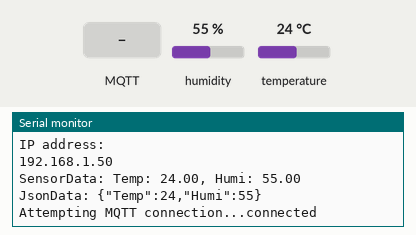
Recording of a sketch running on a simulated ESP8266 (NodeMCU). Parts: the last lines printed to the serial monitor. The test bench sets the inputs (shaded band); at power-on: humidity 55 %, temperature 24 °C. WiFi joins after 1.5 s; servers stay silent unless stated; no MQTT or app messages arrive unless stated.

Above: at 2.7 s.
2.8 s: MQTT message "1" arrives on the first subscribed topic
5.1 s: MQTT message "on" arrives on the first subscribed topic
7.1 s: MQTT message "off" arrives on the first subscribed topic
9.1 s: humidity set to 22 %
At 10.2 s:
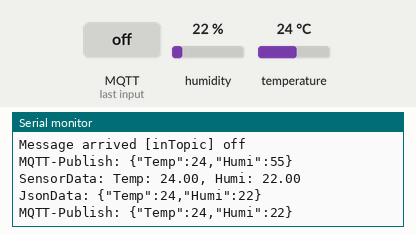
10.6 s: temperature set to 12 °C
At 12.0 s:
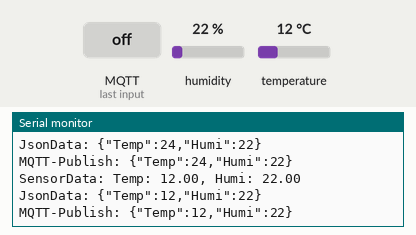
12.1 s: humidity set to 40 %
At 14.1 s:
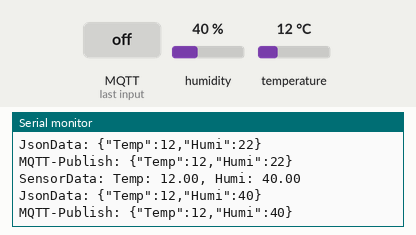
Timing chart, 0 to 14.6 s (numbered marks = the images above; inputs shaded):
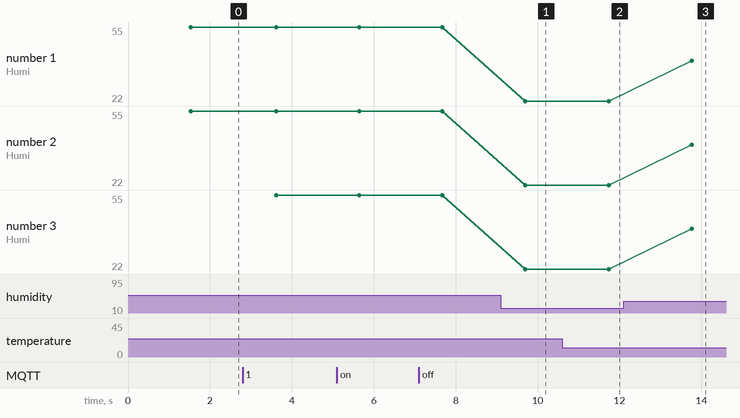

The sketch:

JSON_DHT11_Mqtt.ino
```cpp
#include <ESP8266WiFi.h>
#include <PubSubClient.h>
#include <ArduinoJson.h>
#include "DHT.h"

#define DHTPIN D4 //온습도센서 연결핀번호
#define DHTTYPE DHT11

//wifi연결을 위한 정보
const char* ssid = "iptimeBM";
const char* password = "22022202";
const char* mqtt_server = "192.168.0.4";

DHT dht(DHTPIN, DHTTYPE);
StaticJsonDocument<200> doc; //RAM 할당

WiFiClient espClient;
PubSubClient client(espClient);

long lastMsg = 0;
char msg[50];

void setup() {

  Serial.begin(115200);
  while (!Serial) continue;

  pinMode(DHTPIN,INPUT);
  dht.begin();

  setup_wifi();
  client.setServer(mqtt_server, 1883);
  client.setCallback(callback);
}
void setup_wifi() {
  delay(10);
  // We start by connecting to a WiFi network
  Serial.println();
  Serial.print("Connecting to ");
  Serial.println(ssid);

  WiFi.begin(ssid, password);

  while (WiFi.status() != WL_CONNECTED) {
    delay(500);
    Serial.print(".");
  }

  Serial.println("");
  Serial.println("WiFi connected");
  Serial.println("IP address: ");
  Serial.println(WiFi.localIP());
}

void callback(char* topic, byte* payload, unsigned int length) {
  Serial.print("Message arrived [");
  Serial.print(topic);
  Serial.print("] ");
  for (int i = 0; i < length; i++) {
    Serial.print((char)payload[i]);
  }
  Serial.println();

  // Switch on the LED if an 1 was received as first character
  if ((char)payload[0] == '1') {
    digitalWrite(BUILTIN_LED, LOW);   // Turn the LED on (Note that LOW is the voltage level
    // but actually the LED is on; this is because
    // it is acive low on the ESP-01)
  } else {
    digitalWrite(BUILTIN_LED, HIGH);  // Turn the LED off by making the voltage HIGH
  }

}

void reconnect() {
  // Loop until we're reconnected
  while (!client.connected()) {
    Serial.print("Attempting MQTT connection...");
    // Attempt to connect
    if (client.connect("ESP8266Client")) {
      Serial.println("connected");
      // Once connected, publish an announcement...
      client.publish("outTopic", "hello world");
      // ... and resubscribe
      client.subscribe("inTopic");
    } else {
      Serial.print("failed, rc=");
      Serial.print(client.state());
      Serial.println(" try again in 5 seconds");
      // Wait 5 seconds before retrying
      delay(5000);
    }
  }
}

void makeJson(float temp, float humi){
  JsonObject root = doc.to<JsonObject>();
  root["Temp"] = temp;
  root["Humi"] = humi;

  Serial.print("JsonData: ");
  serializeJson(root, Serial);  //시리얼 모니터창에 출력
  Serial.println();

  serializeJson(root, msg);  // MQTT msg array에 담기
}

void loop() {

  float h = dht.readHumidity();
  float t = dht.readTemperature();

  if (isnan(h) || isnan(t)) {
    Serial.println(F("Failed to read from DHT sensor!"));
    return;
  }
  Serial.print("SensorData: ");
  Serial.print("Temp: ");
  Serial.print(t);
  Serial.print(", Humi: ");
  Serial.println(h);


  makeJson(t,h);

  if (!client.connected()) {
    reconnect();
  }

  client.loop();

  long now = millis();
  if (now - lastMsg > 2000) {
    lastMsg = now;
    Serial.print("MQTT-Publish: ");
    Serial.println(msg);
    client.publish("Sensor", msg);
  }
  delay(2000);
}
```

Measured:
- after the input at 9.1 s, the serial monitor: prints a new line after 0.60 s (image 1)
- after the input at 10.6 s, the serial monitor: prints a new line after 1.1 s (image 2)
- after the input at 12.1 s, the serial monitor: prints a new line after 1.7 s (image 3)
- plotted number 1: 55 → 22 after the input at 9.1 s, 22 → 40 after the input at 12.1 s
- plotted number 2: 55 → 22 after the input at 9.1 s, 22 → 40 after the input at 12.1 s
- plotted number 3: 55 → 22 after the input at 9.1 s, 22 → 40 after the input at 12.1 s
